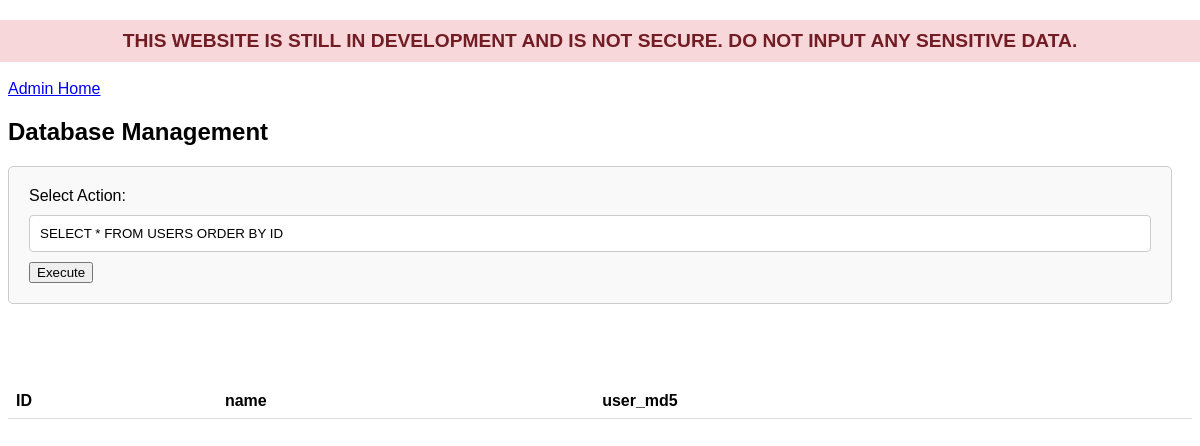
The page /admin/database on the database as committed earlier.
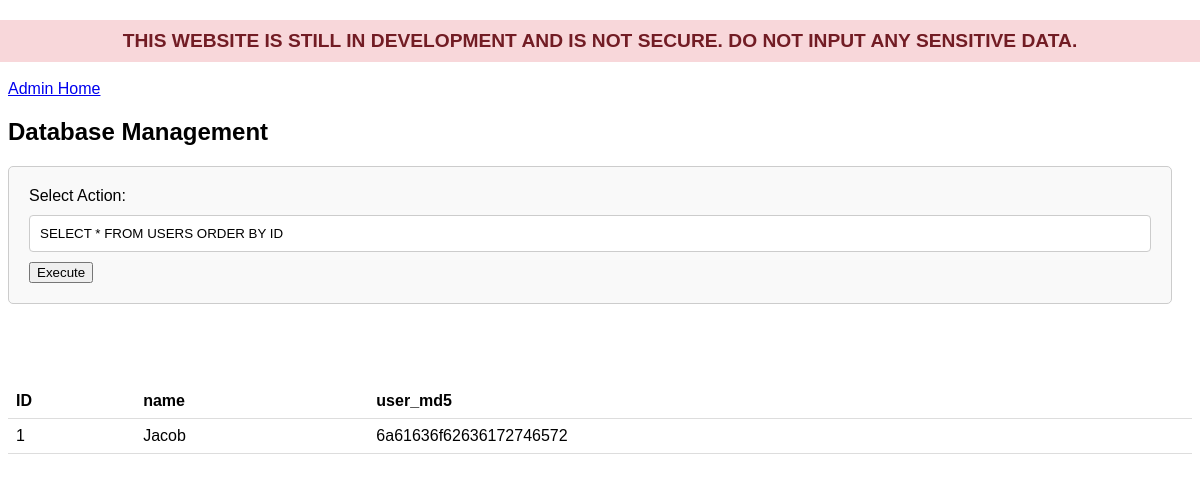
The same page on the database as committed later.
### tables this page shows
CREATE TABLE USERS (ID INTEGER PRIMARY KEY AUTOINCREMENT, name TEXT, user_md5 TEXT);

### main.py (the view, shortened to what this page needs)
@app.route("/admin/database", methods=["GET", "POST"])
def database_inline():
    query = "SELECT * FROM USERS ORDER BY ID"
    error = None
    data = []
    column_names = []
    if request.method == "POST":
        query = request.form.get("query")
    conn = get_db_connection()
    cursor = conn.cursor()
    try:
        cursor.execute(query)
        if cursor.description:
            data = cursor.fetchall()
            column_names = [description[0] for description in cursor.description]
    except sqlite3.Error as e:
        error = (f"Error executing query: {e}")
    finally:
        conn.close()
    return render_template("admin/database.html", query=query, data=data, error=error, column_names=column_names)

### main.py (called while the page is built)
def get_db_connection():
    conn = sqlite3.connect("data/database.db")
    conn.row_factory = sqlite3.Row  # Enable row factory for dict-like access
    return conn

@app.before_request
def construct_db():
    if not os.path.exists("data/database.db"):
        with open("data/database.db", "w") as db_file:
            pass  # Create an empty database file
    conn = get_db_connection()
    cursor = conn.cursor()
    cursor.execute(
        "CREATE TABLE IF NOT EXISTS USERS (ID INTEGER PRIMARY KEY AUTOINCREMENT, name TEXT, user_md5 TEXT)"
    )
    cursor.execute(
        "CREATE TABLE IF NOT EXISTS ADVANCEMENTS (ID INTEGER PRIMARY KEY AUTOINCREMENT, name TEXT, description TEXT, image TEXT)"
    )
    conn.commit()
    conn.close()

### templates/admin/database.html
<html lang="en-gb">
    {% include "admin/header.html" %}
    <body>
        <div class="content">
            <a href="/admin">Admin Home</a>
            <h2>Database Management</h2>
            <form method="POST" action="/admin/database" class="db-form">
                <label for="action">Select Action:</label>
                <input name="query" type="text" value="{{query}}" required>
                <button type="submit">Execute</button>
            </form>
            {% if error != None %}
                <p class="error">{{ error }}</p>
            {% else %}
                <table class="db-table">
                    <thead>
                        <tr>
                            {% if column_names %}
                                {% for name in column_names %}
                                    <th>{{ name }}</th>
                                {% endfor %}
                            {% endif %}
                        </tr>
                    </thead>
                    <tbody>
                        {% for row in data %}
                            <tr>
                                {% for item in row %}
                                    <td>{{ item }}</td>
                                {% endfor %}
                            </tr>
                        {% endfor %}
                    </tbody>
                </table>
            {% endif %}
        </div>
    </body>
</html>

Rows that differ between the two databases and show on the page:
added USERS: row "1", name "Jacob", user_md5 "6a61636f62636172746572"
